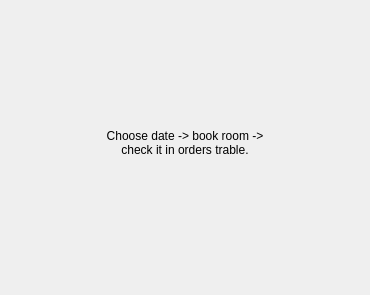
<?xml version="1.0" encoding="UTF-8"?>
<ui version="4.0">
 <class>HomeSectionPage</class>
 <widget class="QWidget" name="HomeSectionPage">
  <property name="geometry">
   <rect>
    <x>0</x>
    <y>0</y>
    <width>370</width>
    <height>295</height>
   </rect>
  </property>
  <property name="minimumSize">
   <size>
    <width>370</width>
    <height>295</height>
   </size>
  </property>
  <property name="windowTitle">
   <string>Form</string>
  </property>
  <layout class="QVBoxLayout" name="verticalLayout">
   <property name="spacing">
    <number>15</number>
   </property>
   <property name="leftMargin">
    <number>10</number>
   </property>
   <property name="topMargin">
    <number>0</number>
   </property>
   <property name="rightMargin">
    <number>10</number>
   </property>
   <property name="bottomMargin">
    <number>10</number>
   </property>
   <item>
    <widget class="QLabel" name="infoLabel">
     <property name="minimumSize">
      <size>
       <width>350</width>
       <height>60</height>
      </size>
     </property>
     <property name="text">
      <string>Choose date -&gt; book room -&gt;
check it in orders trable.</string>
     </property>
     <property name="alignment">
      <set>Qt::AlignmentFlag::AlignCenter</set>
     </property>
    </widget>
   </item>
  </layout>
 </widget>
 <resources/>
 <connections/>
</ui>
